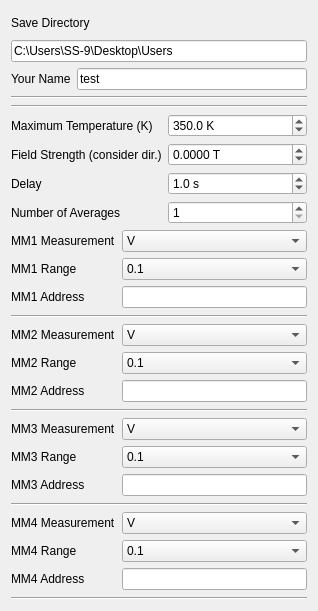
<?xml version="1.0" encoding="UTF-8"?>
<ui version="4.0">
 <class>Form</class>
 <widget class="QWidget" name="Form">
  <property name="geometry">
   <rect>
    <x>0</x>
    <y>0</y>
    <width>318</width>
    <height>611</height>
   </rect>
  </property>
  <property name="windowTitle">
   <string>Form</string>
  </property>
  <layout class="QVBoxLayout" name="verticalLayout">
   <item>
    <layout class="QGridLayout" name="save_params">
     <item row="2" column="0">
      <widget class="QLabel" name="label_12">
       <property name="enabled">
        <bool>true</bool>
       </property>
       <property name="text">
        <string>Your Name</string>
       </property>
      </widget>
     </item>
     <item row="0" column="0" colspan="2">
      <widget class="QLabel" name="label_8">
       <property name="text">
        <string>Save Directory</string>
       </property>
      </widget>
     </item>
     <item row="1" column="0" colspan="2">
      <widget class="QLineEdit" name="save_dir">
       <property name="text">
        <string>C:\Users\SS-9\Desktop\Users</string>
       </property>
       <property name="placeholderText">
        <string>C:\Users\</string>
       </property>
      </widget>
     </item>
     <item row="2" column="1">
      <widget class="QLineEdit" name="your_name">
       <property name="text">
        <string>test</string>
       </property>
       <property name="placeholderText">
        <string>test</string>
       </property>
      </widget>
     </item>
    </layout>
   </item>
   <item>
    <widget class="Line" name="line_3">
     <property name="orientation">
      <enum>Qt::Horizontal</enum>
     </property>
    </widget>
   </item>
   <item>
    <widget class="Line" name="line_2">
     <property name="orientation">
      <enum>Qt::Horizontal</enum>
     </property>
    </widget>
   </item>
   <item>
    <layout class="QGridLayout" name="field_params">
     <item row="4" column="1">
      <widget class="QSpinBox" name="num_averages">
       <property name="minimum">
        <number>1</number>
       </property>
       <property name="value">
        <number>1</number>
       </property>
      </widget>
     </item>
     <item row="4" column="0">
      <widget class="QLabel" name="label">
       <property name="text">
        <string>Number of Averages</string>
       </property>
      </widget>
     </item>
     <item row="1" column="1">
      <widget class="QDoubleSpinBox" name="T_max">
       <property name="suffix">
        <string> K</string>
       </property>
       <property name="decimals">
        <number>1</number>
       </property>
       <property name="minimum">
        <double>300.000000000000000</double>
       </property>
       <property name="maximum">
        <double>375.000000000000000</double>
       </property>
       <property name="singleStep">
        <double>0.000010000000000</double>
       </property>
       <property name="value">
        <double>350.000000000000000</double>
       </property>
      </widget>
     </item>
     <item row="1" column="0">
      <widget class="QLabel" name="label_4">
       <property name="text">
        <string>Maximum Temperature (K)</string>
       </property>
      </widget>
     </item>
     <item row="2" column="1">
      <widget class="QDoubleSpinBox" name="field_strength">
       <property name="suffix">
        <string> T</string>
       </property>
       <property name="decimals">
        <number>4</number>
       </property>
       <property name="minimum">
        <double>-1.000000000000000</double>
       </property>
       <property name="maximum">
        <double>1.000000000000000</double>
       </property>
       <property name="singleStep">
        <double>0.000010000000000</double>
       </property>
       <property name="value">
        <double>0.000000000000000</double>
       </property>
      </widget>
     </item>
     <item row="3" column="0">
      <widget class="QLabel" name="label_15">
       <property name="text">
        <string>Delay</string>
       </property>
      </widget>
     </item>
     <item row="3" column="1">
      <widget class="QDoubleSpinBox" name="delay">
       <property name="suffix">
        <string> s</string>
       </property>
       <property name="decimals">
        <number>1</number>
       </property>
       <property name="minimum">
        <double>0.500000000000000</double>
       </property>
       <property name="maximum">
        <double>6.000000000000000</double>
       </property>
       <property name="value">
        <double>1.000000000000000</double>
       </property>
      </widget>
     </item>
     <item row="2" column="0">
      <widget class="QLabel" name="label_6">
       <property name="text">
        <string>Field Strength (consider dir.)</string>
       </property>
      </widget>
     </item>
    </layout>
   </item>
   <item>
    <layout class="QFormLayout" name="formLayout">
     <item row="0" column="0">
      <widget class="QLabel" name="mM1MeasurementLabel">
       <property name="text">
        <string>MM1 Measurement</string>
       </property>
      </widget>
     </item>
     <item row="0" column="1">
      <widget class="QComboBox" name="mm1_measurement">
       <item>
        <property name="text">
         <string>V</string>
        </property>
       </item>
       <item>
        <property name="text">
         <string>I</string>
        </property>
       </item>
      </widget>
     </item>
     <item row="1" column="0">
      <widget class="QLabel" name="mM1RangeLabel">
       <property name="text">
        <string>MM1 Range</string>
       </property>
      </widget>
     </item>
     <item row="1" column="1">
      <widget class="QComboBox" name="mm1_range">
       <item>
        <property name="text">
         <string>0.1</string>
        </property>
       </item>
       <item>
        <property name="text">
         <string>1</string>
        </property>
       </item>
       <item>
        <property name="text">
         <string>10</string>
        </property>
       </item>
       <item>
        <property name="text">
         <string>100</string>
        </property>
       </item>
      </widget>
     </item>
     <item row="2" column="0">
      <widget class="QLabel" name="mM1AddressLabel">
       <property name="text">
        <string>MM1 Address</string>
       </property>
      </widget>
     </item>
     <item row="2" column="1">
      <widget class="QLineEdit" name="mm1_address"/>
     </item>
    </layout>
   </item>
   <item>
    <widget class="Line" name="line">
     <property name="orientation">
      <enum>Qt::Horizontal</enum>
     </property>
    </widget>
   </item>
   <item>
    <layout class="QFormLayout" name="formLayout_3">
     <item row="0" column="0">
      <widget class="QLabel" name="mM2MeasurementLabel">
       <property name="text">
        <string>MM2 Measurement</string>
       </property>
      </widget>
     </item>
     <item row="0" column="1">
      <widget class="QComboBox" name="mm2_measurement">
       <item>
        <property name="text">
         <string>V</string>
        </property>
       </item>
       <item>
        <property name="text">
         <string>I</string>
        </property>
       </item>
      </widget>
     </item>
     <item row="1" column="0">
      <widget class="QLabel" name="mM2RangeLabel">
       <property name="text">
        <string>MM2 Range</string>
       </property>
      </widget>
     </item>
     <item row="1" column="1">
      <widget class="QComboBox" name="mm2_range">
       <item>
        <property name="text">
         <string>0.1</string>
        </property>
       </item>
       <item>
        <property name="text">
         <string>1</string>
        </property>
       </item>
       <item>
        <property name="text">
         <string>10</string>
        </property>
       </item>
       <item>
        <property name="text">
         <string>100</string>
        </property>
       </item>
      </widget>
     </item>
     <item row="2" column="0">
      <widget class="QLabel" name="mM2AddressLabel">
       <property name="text">
        <string>MM2 Address</string>
       </property>
      </widget>
     </item>
     <item row="2" column="1">
      <widget class="QLineEdit" name="mm2_address"/>
     </item>
    </layout>
   </item>
   <item>
    <widget class="Line" name="line_4">
     <property name="orientation">
      <enum>Qt::Horizontal</enum>
     </property>
    </widget>
   </item>
   <item>
    <layout class="QFormLayout" name="formLayout_4">
     <item row="0" column="0">
      <widget class="QLabel" name="mM3MeasurementLabel">
       <property name="text">
        <string>MM3 Measurement</string>
       </property>
      </widget>
     </item>
     <item row="0" column="1">
      <widget class="QComboBox" name="mm3_measurement">
       <item>
        <property name="text">
         <string>V</string>
        </property>
       </item>
       <item>
        <property name="text">
         <string>I</string>
        </property>
       </item>
      </widget>
     </item>
     <item row="1" column="0">
      <widget class="QLabel" name="mM3RangeLabel">
       <property name="text">
        <string>MM3 Range</string>
       </property>
      </widget>
     </item>
     <item row="1" column="1">
      <widget class="QComboBox" name="mm3_range">
       <item>
        <property name="text">
         <string>0.1</string>
        </property>
       </item>
       <item>
        <property name="text">
         <string>1</string>
        </property>
       </item>
       <item>
        <property name="text">
         <string>10</string>
        </property>
       </item>
       <item>
        <property name="text">
         <string>100</string>
        </property>
       </item>
      </widget>
     </item>
     <item row="2" column="0">
      <widget class="QLabel" name="mM3AddressLabel">
       <property name="text">
        <string>MM3 Address</string>
       </property>
      </widget>
     </item>
     <item row="2" column="1">
      <widget class="QLineEdit" name="mm3_address"/>
     </item>
    </layout>
   </item>
   <item>
    <widget class="Line" name="line_5">
     <property name="orientation">
      <enum>Qt::Horizontal</enum>
     </property>
    </widget>
   </item>
   <item>
    <layout class="QFormLayout" name="formLayout_7">
     <item row="0" column="0">
      <widget class="QLabel" name="mM4MeasurementLabel">
       <property name="text">
        <string>MM4 Measurement</string>
       </property>
      </widget>
     </item>
     <item row="0" column="1">
      <widget class="QComboBox" name="mm4_measurement">
       <item>
        <property name="text">
         <string>V</string>
        </property>
       </item>
       <item>
        <property name="text">
         <string>I</string>
        </property>
       </item>
      </widget>
     </item>
     <item row="1" column="0">
      <widget class="QLabel" name="mM4RangeLabel">
       <property name="text">
        <string>MM4 Range</string>
       </property>
      </widget>
     </item>
     <item row="1" column="1">
      <widget class="QComboBox" name="mm4_range">
       <item>
        <property name="text">
         <string>0.1</string>
        </property>
       </item>
       <item>
        <property name="text">
         <string>1</string>
        </property>
       </item>
       <item>
        <property name="text">
         <string>10</string>
        </property>
       </item>
       <item>
        <property name="text">
         <string>100</string>
        </property>
       </item>
      </widget>
     </item>
     <item row="2" column="0">
      <widget class="QLabel" name="mM4AddressLabel">
       <property name="text">
        <string>MM4 Address</string>
       </property>
      </widget>
     </item>
     <item row="2" column="1">
      <widget class="QLineEdit" name="mm4_address"/>
     </item>
    </layout>
   </item>
   <item>
    <widget class="Line" name="line_6">
     <property name="orientation">
      <enum>Qt::Horizontal</enum>
     </property>
    </widget>
   </item>
  </layout>
 </widget>
 <resources/>
 <connections/>
</ui>
